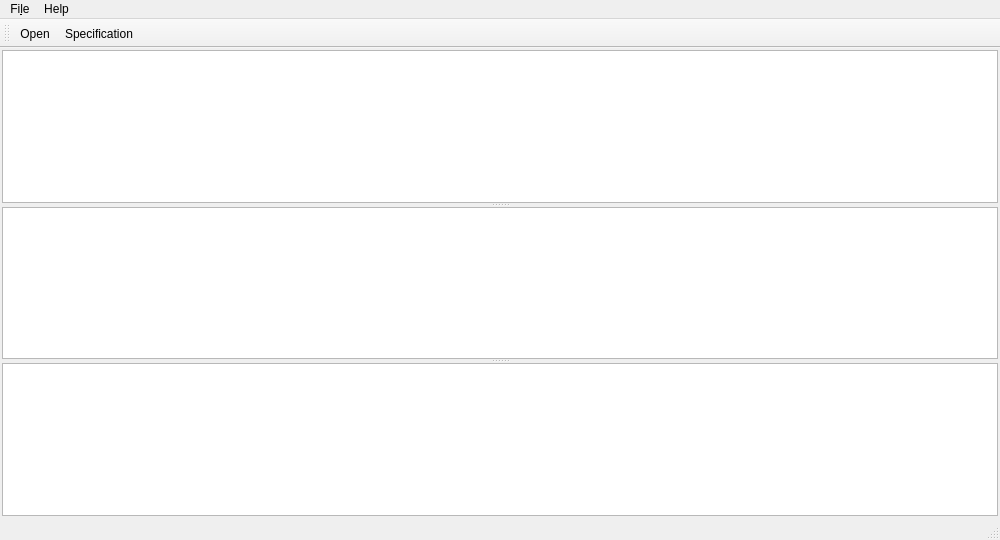
<?xml version="1.0" encoding="UTF-8"?>
<ui version="4.0">
 <class>MainWindow</class>
 <widget class="QMainWindow" name="MainWindow">
  <property name="geometry">
   <rect>
    <x>0</x>
    <y>0</y>
    <width>1000</width>
    <height>540</height>
   </rect>
  </property>
  <property name="windowTitle">
   <string>AsterixInspector</string>
  </property>
  <property name="windowIcon">
   <iconset resource="resources.qrc">
    <normaloff>:/images/radar.svg</normaloff>:/images/radar.svg</iconset>
  </property>
  <widget class="QWidget" name="centralWidget">
   <layout class="QVBoxLayout" name="verticalLayout">
    <property name="leftMargin">
     <number>2</number>
    </property>
    <property name="topMargin">
     <number>2</number>
    </property>
    <property name="rightMargin">
     <number>2</number>
    </property>
    <property name="bottomMargin">
     <number>2</number>
    </property>
    <item>
     <widget class="QSplitter" name="splitter">
      <property name="orientation">
       <enum>Qt::Vertical</enum>
      </property>
      <widget class="QTableView" name="m_blockTable">
       <property name="alternatingRowColors">
        <bool>true</bool>
       </property>
       <property name="selectionMode">
        <enum>QAbstractItemView::SingleSelection</enum>
       </property>
       <property name="selectionBehavior">
        <enum>QAbstractItemView::SelectRows</enum>
       </property>
       <property name="gridStyle">
        <enum>Qt::SolidLine</enum>
       </property>
      </widget>
      <widget class="QTableView" name="m_recordTable">
       <property name="alternatingRowColors">
        <bool>true</bool>
       </property>
       <property name="selectionMode">
        <enum>QAbstractItemView::SingleSelection</enum>
       </property>
       <property name="selectionBehavior">
        <enum>QAbstractItemView::SelectRows</enum>
       </property>
      </widget>
      <widget class="QTableView" name="m_fieldTable">
       <property name="alternatingRowColors">
        <bool>true</bool>
       </property>
       <property name="selectionMode">
        <enum>QAbstractItemView::SingleSelection</enum>
       </property>
       <property name="selectionBehavior">
        <enum>QAbstractItemView::SelectRows</enum>
       </property>
       <attribute name="horizontalHeaderStretchLastSection">
        <bool>true</bool>
       </attribute>
      </widget>
     </widget>
    </item>
   </layout>
  </widget>
  <widget class="QStatusBar" name="statusBar"/>
  <widget class="QToolBar" name="toolBar">
   <property name="windowTitle">
    <string>toolBar</string>
   </property>
   <attribute name="toolBarArea">
    <enum>TopToolBarArea</enum>
   </attribute>
   <attribute name="toolBarBreak">
    <bool>false</bool>
   </attribute>
   <addaction name="actionOpenFile"/>
   <addaction name="actionSpecificationSelection"/>
  </widget>
  <widget class="QMenuBar" name="menuBar">
   <property name="geometry">
    <rect>
     <x>0</x>
     <y>0</y>
     <width>1000</width>
     <height>30</height>
    </rect>
   </property>
   <widget class="QMenu" name="menuFile">
    <property name="title">
     <string>Fi&amp;le</string>
    </property>
    <widget class="QMenu" name="menuGenerate_Report">
     <property name="title">
      <string>&amp;Generate Report</string>
     </property>
     <addaction name="actionGenerateXmlReport"/>
    </widget>
    <addaction name="actionOpenFile"/>
    <addaction name="menuGenerate_Report"/>
    <addaction name="actionQuit"/>
   </widget>
   <widget class="QMenu" name="menuHelp">
    <property name="title">
     <string>Help</string>
    </property>
    <addaction name="actionAbout"/>
    <addaction name="actionAbout_Qt"/>
   </widget>
   <addaction name="menuFile"/>
   <addaction name="menuHelp"/>
  </widget>
  <action name="actionOpenFile">
   <property name="icon">
    <iconset>
     <normaloff>:/qt-project.org/styles/commonstyle/images/standardbutton-open-16.png</normaloff>:/qt-project.org/styles/commonstyle/images/standardbutton-open-16.png</iconset>
   </property>
   <property name="text">
    <string>&amp;Open</string>
   </property>
   <property name="shortcut">
    <string>Ctrl+O</string>
   </property>
  </action>
  <action name="actionAbout">
   <property name="text">
    <string>&amp;About</string>
   </property>
  </action>
  <action name="actionAbout_Qt">
   <property name="text">
    <string>About &amp;Qt</string>
   </property>
  </action>
  <action name="actionQuit">
   <property name="icon">
    <iconset>
     <normaloff>:/qt-project.org/styles/commonstyle/images/standardbutton-close-16.png</normaloff>:/qt-project.org/styles/commonstyle/images/standardbutton-close-16.png</iconset>
   </property>
   <property name="text">
    <string>&amp;Quit</string>
   </property>
   <property name="shortcut">
    <string>Ctrl+Q</string>
   </property>
  </action>
  <action name="actionSpecificationSelection">
   <property name="text">
    <string>Specification</string>
   </property>
   <property name="toolTip">
    <string>Show and select available specifications</string>
   </property>
  </action>
  <action name="actionGenerateXmlReport">
   <property name="text">
    <string>&amp;XML</string>
   </property>
   <property name="toolTip">
    <string>Generate XML Text Report</string>
   </property>
  </action>
  <action name="actionGenerateJsonReport">
   <property name="text">
    <string>JSON</string>
   </property>
   <property name="toolTip">
    <string>Generate JSON Text Report</string>
   </property>
  </action>
  <action name="actionGenerateYamlReport">
   <property name="text">
    <string>YAML</string>
   </property>
   <property name="toolTip">
    <string>Generate YAML Text Report</string>
   </property>
  </action>
 </widget>
 <layoutdefault spacing="6" margin="11"/>
 <resources>
  <include location="resources.qrc"/>
 </resources>
 <connections/>
</ui>
